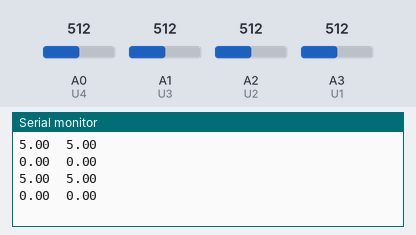
A sketch run on a simulated Arduino Uno, built with avr-gcc and run on an emulated ATmega328P. Shown: the last lines printed to the serial monitor. The test bench sets the inputs (shaded band); at power-on: A0 (U4) = 512, A1 (U3) = 512, A2 (U2) = 512, A3 (U1) = 512.

Above: at 1.8 s.
1.9 s: A0 (U4) set to 716
At 2.5 s:
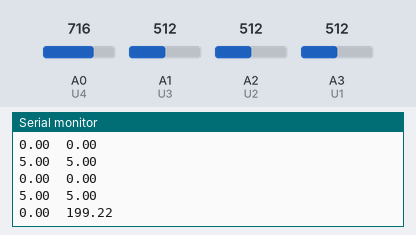
3.4 s: A1 (U3) set to 716
At 4.7 s:
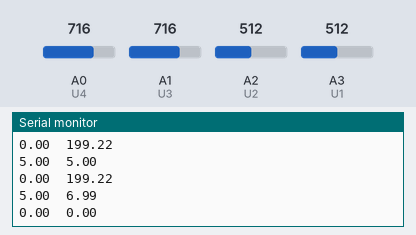
4.9 s: A2 (U2) set to 716
At 5.6 s:
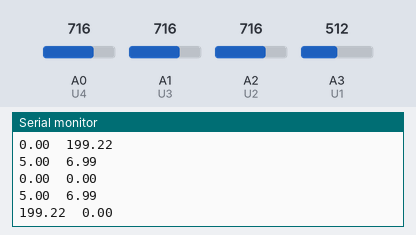
6.4 s: A3 (U1) set to 716
At 7.7 s:
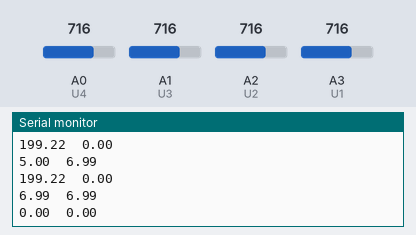
7.9 s: A0 (U4) set to 992
At 8.7 s:
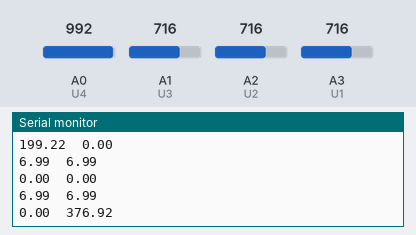
9.4 s: A1 (U3) set to 992
At 11.0 s:
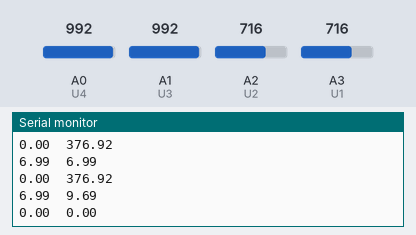
Timing chart, 0 to 11.9 s (numbered marks = the images above; inputs shaded):
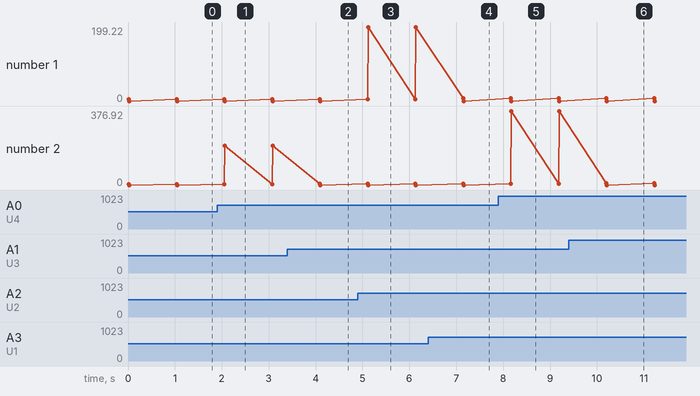

The sketch:

Cansate_Power.ino
```cpp
#include <Wire.h>
#include <math.h>
#define U1 A3
#define U2 A2
#define U3 A1
#define U4 A0
#define POWER_BOARD 0x11
#define DEBUG
float  BatteryVol,LoadVol,PowerSystem,PowerLoad;
uint8_t powerDate[16];

void setup() {
  // put your setup code here, to run once:
  Wire.begin(POWER_BOARD);
  Wire.onRequest(readVolandWatt);
  Serial.begin(9600);
  pinMode(U1,INPUT);
  pinMode(U2,INPUT);
  pinMode(U3,INPUT);
  pinMode(U4,INPUT);
}

//void readVolandWatt(/*int howMany*/);
void debugPrint()
{
 Serial.println();
 Serial.print(BatteryVol);
 Serial.print("  ");
 Serial.println(LoadVol);
 Serial.print(PowerSystem);Serial.print("  ");
 Serial.println(PowerLoad);
 delay(1000);
}
void loop() {
  // put your main code here, to run repeatedly:
  readVolandWatt();
  #ifdef DEBUG
  debugPrint();
  #endif
}


void readVolandWatt(){
  float V1,V2,V3,V4;
 BatteryVol  = (analogRead(U1)*10.0)/1024.0;
  V2 = (analogRead(U2)*10.0)/1024.0;
  V1 = abs(BatteryVol-V2);
  PowerSystem = V1*BatteryVol/0.05;
  LoadVol = (analogRead(U3)*10.0)/1024.0;
  V4 = (analogRead(U4)*10.0)/1024.0;
  V3 = abs(LoadVol-V4);
  PowerLoad = V3*LoadVol/0.05;
 /*Serial.print(BatteryVol);
  Serial.print("  ");
  Serial.println(LoadVol);*/
  memcpy(powerDate,&BatteryVol,4);
  memcpy(powerDate+4,&LoadVol,4);
  memcpy(powerDate+8,&PowerSystem,4);
  memcpy(powerDate+12,&PowerLoad,4);
  for (int i=0;i<16;i++)
  {
  Wire.write(powerDate[i]);
 // Serial.print(powerDate[i]);
  delay(1);

  }
}
```

Measured:
- after the input at 1.9 s, the serial monitor: prints a new line after 0.17 s (image 1)
- after the input at 3.4 s, the serial monitor: prints a new line after 0.69 s (image 2)
- after the input at 4.9 s, the serial monitor: prints a new line after 0.22 s (image 3)
- after the input at 6.4 s, the serial monitor: prints a new line after 0.75 s (image 4)
- after the input at 7.9 s, the serial monitor: prints a new line after 0.28 s (image 5)
- after the input at 9.4 s, the serial monitor: prints a new line after 0.80 s (image 6)
- plotted number 2: 0 → 199.22 after the input at 1.9 s, 0 → 376.92 after the input at 7.9 s
